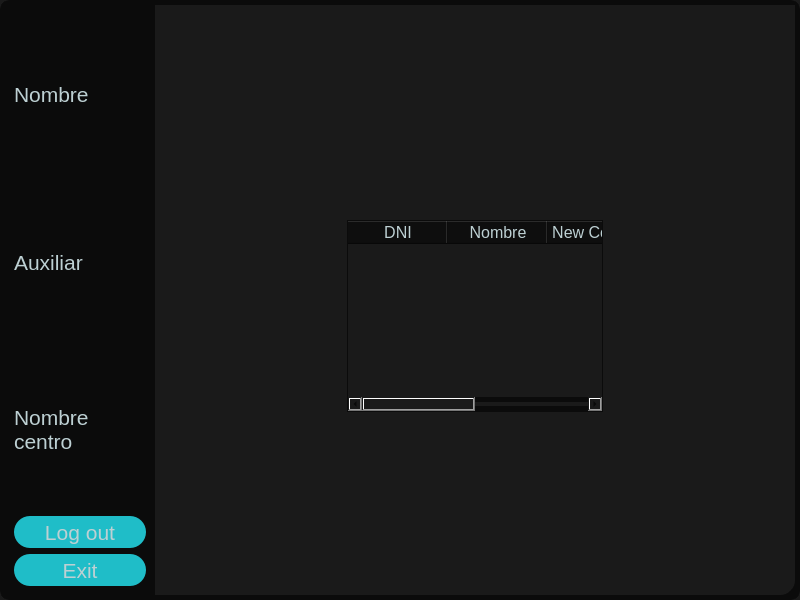
<?xml version="1.0" encoding="UTF-8"?>
<ui version="4.0">
 <class>MainWindow</class>
 <widget class="QMainWindow" name="MainWindow">
  <property name="geometry">
   <rect>
    <x>0</x>
    <y>0</y>
    <width>800</width>
    <height>600</height>
   </rect>
  </property>
  <property name="font">
   <font>
    <pointsize>16</pointsize>
   </font>
  </property>
  <property name="windowTitle">
   <string>MainWindow</string>
  </property>
  <property name="styleSheet">
   <string notr="true">QMainWindow{
background-color: rgb(26,26,26);
border: 5px solid rgb(11,11,11);
border-radius: 10px;
}</string>
  </property>
  <widget class="QWidget" name="centralwidget">
   <property name="styleSheet">
    <string notr="true"/>
   </property>
   <layout class="QHBoxLayout" name="horizontalLayout">
    <property name="spacing">
     <number>0</number>
    </property>
    <property name="leftMargin">
     <number>0</number>
    </property>
    <property name="topMargin">
     <number>0</number>
    </property>
    <property name="rightMargin">
     <number>0</number>
    </property>
    <property name="bottomMargin">
     <number>0</number>
    </property>
    <item>
     <widget class="QFrame" name="background">
      <property name="styleSheet">
       <string notr="true">QWidget{
background-color: rgb(26,26,26);
border: 5px solid rgb(11,11,11);
border-radius: 20px;
}</string>
      </property>
      <property name="frameShape">
       <enum>QFrame::StyledPanel</enum>
      </property>
      <property name="frameShadow">
       <enum>QFrame::Raised</enum>
      </property>
      <layout class="QHBoxLayout" name="horizontalLayout_3">
       <property name="spacing">
        <number>0</number>
       </property>
       <property name="leftMargin">
        <number>0</number>
       </property>
       <property name="topMargin">
        <number>0</number>
       </property>
       <property name="rightMargin">
        <number>0</number>
       </property>
       <property name="bottomMargin">
        <number>0</number>
       </property>
       <item>
        <widget class="QFrame" name="lateral_bar">
         <property name="minimumSize">
          <size>
           <width>0</width>
           <height>0</height>
          </size>
         </property>
         <property name="maximumSize">
          <size>
           <width>150</width>
           <height>16777215</height>
          </size>
         </property>
         <property name="styleSheet">
          <string notr="true">QPushButton{
	background-color: rgb(31,189,200);
	border-radius: 16px;
	color: rgb(189, 208, 211);
	border: none;
}
QLabel{
	border: none;
	color: rgb(189, 208, 211);
}
QFrame{
	border-radius: 0px;
	border:none;
	background-color: rgb(11,11,11);
}</string>
         </property>
         <property name="frameShape">
          <enum>QFrame::StyledPanel</enum>
         </property>
         <property name="frameShadow">
          <enum>QFrame::Raised</enum>
         </property>
         <layout class="QVBoxLayout" name="verticalLayout_3">
          <item>
           <widget class="QLabel" name="nombre">
            <property name="sizePolicy">
             <sizepolicy hsizetype="Preferred" vsizetype="Preferred">
              <horstretch>0</horstretch>
              <verstretch>0</verstretch>
             </sizepolicy>
            </property>
            <property name="font">
             <font>
              <pointsize>16</pointsize>
             </font>
            </property>
            <property name="text">
             <string>Nombre</string>
            </property>
           </widget>
          </item>
          <item>
           <widget class="QLabel" name="medico">
            <property name="font">
             <font>
              <pointsize>16</pointsize>
             </font>
            </property>
            <property name="text">
             <string>Auxiliar</string>
            </property>
           </widget>
          </item>
          <item>
           <widget class="QLabel" name="centro">
            <property name="font">
             <font>
              <pointsize>16</pointsize>
             </font>
            </property>
            <property name="text">
             <string>Nombre centro</string>
            </property>
            <property name="wordWrap">
             <bool>true</bool>
            </property>
           </widget>
          </item>
          <item>
           <widget class="QPushButton" name="logout">
            <property name="minimumSize">
             <size>
              <width>0</width>
              <height>32</height>
             </size>
            </property>
            <property name="font">
             <font>
              <pointsize>16</pointsize>
             </font>
            </property>
            <property name="text">
             <string>Log out</string>
            </property>
           </widget>
          </item>
          <item>
           <widget class="QPushButton" name="exit">
            <property name="minimumSize">
             <size>
              <width>0</width>
              <height>32</height>
             </size>
            </property>
            <property name="font">
             <font>
              <pointsize>16</pointsize>
             </font>
            </property>
            <property name="text">
             <string>Exit</string>
            </property>
           </widget>
          </item>
         </layout>
        </widget>
       </item>
       <item>
        <widget class="QFrame" name="main_content">
         <property name="maximumSize">
          <size>
           <width>16777215</width>
           <height>16777215</height>
          </size>
         </property>
         <property name="styleSheet">
          <string notr="true">QFrame{
	border:none
}</string>
         </property>
         <property name="frameShape">
          <enum>QFrame::StyledPanel</enum>
         </property>
         <property name="frameShadow">
          <enum>QFrame::Raised</enum>
         </property>
         <layout class="QVBoxLayout" name="verticalLayout">
          <property name="spacing">
           <number>0</number>
          </property>
          <property name="leftMargin">
           <number>0</number>
          </property>
          <property name="topMargin">
           <number>0</number>
          </property>
          <property name="rightMargin">
           <number>0</number>
          </property>
          <property name="bottomMargin">
           <number>0</number>
          </property>
          <item alignment="Qt::AlignTop">
           <widget class="QFrame" name="frame">
            <property name="frameShape">
             <enum>QFrame::StyledPanel</enum>
            </property>
            <property name="frameShadow">
             <enum>QFrame::Raised</enum>
            </property>
            <layout class="QHBoxLayout" name="horizontalLayout_2">
             <item alignment="Qt::AlignLeft">
              <widget class="QPushButton" name="toggle_lateral_bar">
               <property name="styleSheet">
                <string notr="true">border: none;</string>
               </property>
               <property name="text">
                <string/>
               </property>
               <property name="icon">
                <iconset resource="resources.qrc">
                 <normaloff>:/actions/tango-icon-theme-0.8.90/32x32/actions/go-previous.png</normaloff>:/actions/tango-icon-theme-0.8.90/32x32/actions/go-previous.png</iconset>
               </property>
               <property name="iconSize">
                <size>
                 <width>32</width>
                 <height>32</height>
                </size>
               </property>
              </widget>
             </item>
            </layout>
           </widget>
          </item>
          <item>
           <widget class="QFrame" name="frame_2">
            <property name="sizePolicy">
             <sizepolicy hsizetype="Preferred" vsizetype="Expanding">
              <horstretch>0</horstretch>
              <verstretch>0</verstretch>
             </sizepolicy>
            </property>
            <property name="minimumSize">
             <size>
              <width>0</width>
              <height>0</height>
             </size>
            </property>
            <property name="frameShape">
             <enum>QFrame::StyledPanel</enum>
            </property>
            <property name="frameShadow">
             <enum>QFrame::Raised</enum>
            </property>
            <layout class="QVBoxLayout" name="verticalLayout_2">
             <item alignment="Qt::AlignHCenter|Qt::AlignVCenter">
              <widget class="QTableWidget" name="tabla_pacientes">
               <property name="styleSheet">
                <string notr="true">QTableWidget
{
	color: rgb(189, 208, 211);
	border: 1px solid rgb(11,11,11);
	border-radius: 0px;
	gridline-color: rgb(11,11,11);
}
QTableWidget::item:selected
{
	background-color: rgb(11,11,11);
}
QHeaderView::section 
{
	color: rgb(189, 208, 211);
	background: rgb(11,11,11);
	font-size: 16px;
}</string>
               </property>
               <column>
                <property name="text">
                 <string>DNI</string>
                </property>
               </column>
               <column>
                <property name="text">
                 <string>Nombre</string>
                </property>
               </column>
               <column>
                <property name="text">
                 <string>New Column</string>
                </property>
               </column>
               <column>
                <property name="text">
                 <string/>
                </property>
               </column>
              </widget>
             </item>
            </layout>
           </widget>
          </item>
         </layout>
        </widget>
       </item>
      </layout>
     </widget>
    </item>
   </layout>
  </widget>
 </widget>
 <resources>
  <include location="resources.qrc"/>
 </resources>
 <connections/>
</ui>
